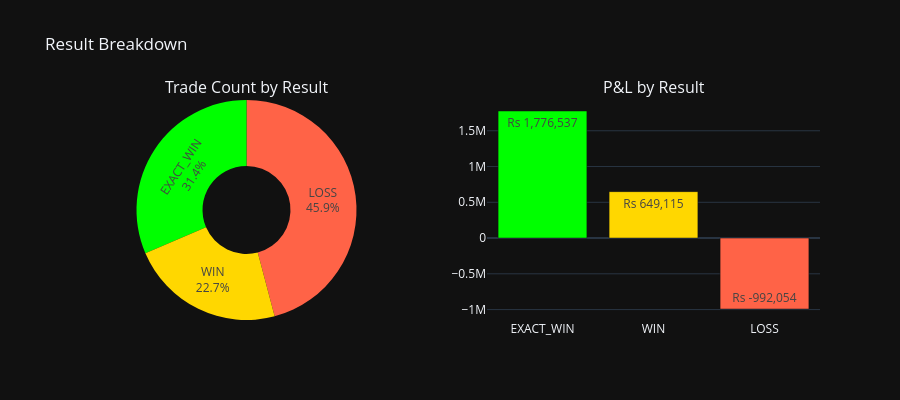

Write notebook code for a chart like this one.
### Markdown cell above
## 3. Result Breakdown

### Code cell
fig = make_subplots(rows=1, cols=2,
    subplot_titles=['Trade Count by Result', 'P&L by Result'],
    specs=[[{'type': 'pie'}, {'type': 'bar'}]])
result_counts = df['result'].value_counts().reindex(['EXACT_WIN','WIN','LOSS'], fill_value=0)
result_pnl    = df.groupby('result')['pnl_rs'].sum().reindex(['EXACT_WIN','WIN','LOSS'], fill_value=0)
fig.add_trace(go.Pie(labels=result_counts.index, values=result_counts.values,
    marker_colors=['lime','gold','tomato'], hole=0.4, textinfo='label+percent'), row=1, col=1)
fig.add_trace(go.Bar(x=result_pnl.index, y=result_pnl.values,
    marker_color=['lime','gold','tomato'],
    text=[f'Rs {v:,.0f}' for v in result_pnl.values], textposition='auto'), row=1, col=2)
fig.update_layout(template='plotly_dark', height=400, title='Result Breakdown', showlegend=False)
fig.show()

### Figure 1 — Plotly figure (JSON) as saved in the notebook; plotly's stock layout.template omitted (floating-point values rounded to 4 significant figures)
{"data": [{"domain": {"x": [0, 0.45], "y": [0, 1]}, "hole": 0.4, "labels": ["EXACT_WIN", "WIN", "LOSS"], "marker": {"colors": ["lime", "gold", "tomato"]}, "textinfo": "label+percent", "type": "pie", "values": [233, 168, 340]}, {"marker": {"color": ["lime", "gold", "tomato"]}, "text": ["Rs 1,776,537", "Rs 649,115", "Rs -992,054"], "textposition": "auto", "type": "bar", "x": ["EXACT_WIN", "WIN", "LOSS"], "xaxis": "x", "y": [1777000.0, 649100.0, -992100.0], "yaxis": "y"}], "layout": {"annotations": [{"font": {"size": 16}, "showarrow": false, "text": "Trade Count by Result", "x": 0.225, "xanchor": "center", "xref": "paper", "y": 1, "yanchor": "bottom", "yref": "paper"}, {"font": {"size": 16}, "showarrow": false, "text": "P&L by Result", "x": 0.775, "xanchor": "center", "xref": "paper", "y": 1, "yanchor": "bottom", "yref": "paper"}], "height": 400, "showlegend": false, "title": {"text": "Result Breakdown"}, "xaxis": {"anchor": "y", "domain": [0.55, 1]}, "yaxis": {"anchor": "x", "domain": [0, 1]}}}
